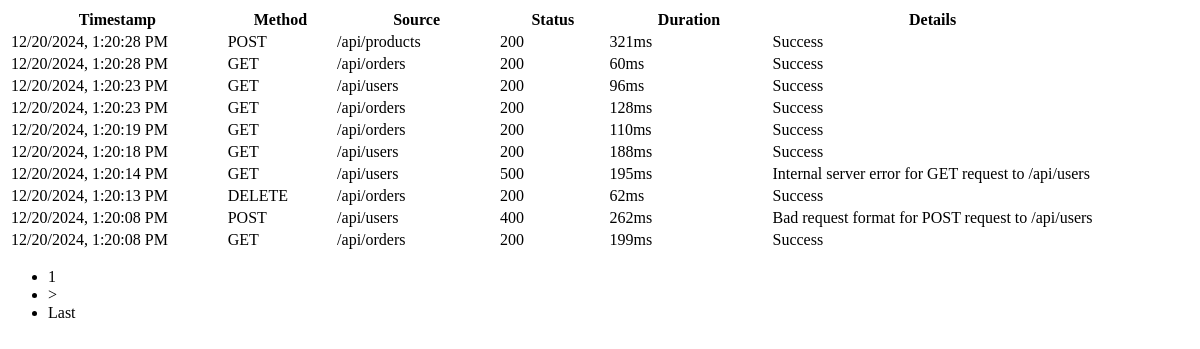
/api/event-rows/, run on an earlier commit of the app's database.
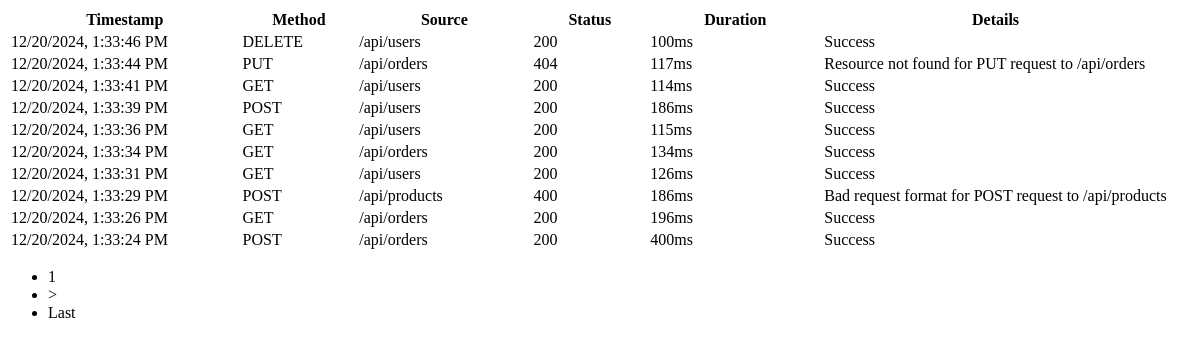
And on a later commit of the database.
### events/models.py (models this page shows, shortened)
class Event(models.Model):
    HTTP_METHODS = ["GET", "POST", "PUT", "DELETE"]
    method = models.CharField(
        max_length=10,
        choices=[(m, m) for m in HTTP_METHODS],
        help_text="HTTP method used for the request",
    )
    source = models.CharField(
        max_length=100,
    )
    timestamp = models.DateTimeField(auto_now_add=True)
    duration_ms = models.IntegerField()
    status_code = models.IntegerField()
    request_id = models.UUIDField(
        default=uuid.uuid4, unique=True, help_text="Unique identifier for the request"
    )
    metadata = models.JSONField(default=dict)
    class Meta:
        ordering = ["-timestamp"]
        indexes = [
            models.Index(fields=["-timestamp"]),
            models.Index(fields=["status_code"]),
            models.Index(fields=["method"]),
        ]

### events/views.py (the view)
# urls.py: path('api/event-rows/', views.table_rows, name='table_rows'),
def table_rows(request):
    page_number = request.GET.get("page", 1)
    paginator = Paginator(Event.objects.all().order_by("-timestamp"), 10)
    events = paginator.get_page(page_number)
    return render(request, "dashboard/table/base.html", {"events": events})

### events/templates/dashboard/table/base.html (shortened to what this page needs)
<div class="card-body table-responsive">
    <table class="table table-hover">
        <thead>
            <tr>
                <th style="width: 20%">Timestamp</th>
                <th style="width: 10%">Method</th>
                <th style="width: 15%">Source</th>
                <th style="width: 10%">Status</th>
                <th style="width: 15%">Duration</th>
                <th style="width: 30%">Details</th>
            </tr>
        </thead>
        <tbody>
            {% for event in events %}
            <tr>
                <td style="width: 20%">{{ event.timestamp|date:"m/d/Y, g:i:s A" }}</td>
                <td style="width: 10%">{{ event.method }}</td>
                <td style="width: 15%">{{ event.source }}</td>
                <td style="width: 10%">{{ event.status_code }}</td>
                <td style="width: 15%">{{ event.duration_ms }}ms</td>
                <td style="width: 30%">
                    {% if event.status_code >= 400 %}
                        {{ event.metadata.error_message }}
                    {% else %}
                        Success
                    {% endif %}
                </td>
            </tr>
            {% endfor %}
        </tbody>
    </table>
    {% if events %}
    <nav aria-label="Event list navigation">
        <ul class="pagination justify-content-center m-0">
            <li class="page-item active" aria-current="page">
                <a class="page-link">{{ events.number }}</a>
            </li>
            {% if events.has_next %}
            <li class="page-item">
                <a class="page-link"
                   hx-get="{% url 'table_rows' %}?page={{ events.next_page_number }}"
                   hx-target="#event-table-container"
                   aria-label="Next">
                    &gt;
                </a>
            </li>
            <li class="page-item">
                <a class="page-link"
                   hx-get="{% url 'table_rows' %}?page={{ events.paginator.num_pages }}"
                   hx-target="#event-table-container"
                   aria-label="Last">
                    Last
                </a>
            </li>
            {% endif %}
        </ul>
    </nav>
    {% endif %}
</div>

What changed in the data, as far as the page shows it:
no longer on this page (row unchanged): Event: timestamp "12/20/2024, 1:20:28 PM", method "POST", source "/api/products", status_code "200", duration_ms "321", shows "Success"
no longer on this page (row unchanged): Event: timestamp "12/20/2024, 1:20:28 PM", method "GET", source "/api/orders", status_code "200", duration_ms "60", shows "Success"
no longer on this page (row unchanged): Event: timestamp "12/20/2024, 1:20:23 PM", method "GET", source "/api/users", status_code "200", duration_ms "96", shows "Success"
no longer on this page (row unchanged): Event: timestamp "12/20/2024, 1:20:23 PM", method "GET", source "/api/orders", status_code "200", duration_ms "128", shows "Success"
no longer on this page (row unchanged): Event: timestamp "12/20/2024, 1:20:19 PM", method "GET", source "/api/orders", status_code "200", duration_ms "110", shows "Success"
no longer on this page (row unchanged): Event: timestamp "12/20/2024, 1:20:18 PM", method "GET", source "/api/users", status_code "200", duration_ms "188", shows "Success"
no longer on this page (row unchanged): Event: timestamp "12/20/2024, 1:20:14 PM", method "GET", source "/api/users", status_code "500", duration_ms "195", metadata.error_message "Internal server error for GET request to /api/users"
no longer on this page (row unchanged): Event: timestamp "12/20/2024, 1:20:13 PM", method "DELETE", source "/api/orders", status_code "200", duration_ms "62", shows "Success"
no longer on this page (row unchanged): Event: timestamp "12/20/2024, 1:20:08 PM", method "POST", source "/api/users", status_code "400", duration_ms "262", metadata.error_message "Bad request format for POST request to /api/users"
no longer on this page (row unchanged): Event: timestamp "12/20/2024, 1:20:08 PM", method "GET", source "/api/orders", status_code "200", duration_ms "199", shows "Success"
added Event: timestamp "12/20/2024, 1:33:46 PM", method "DELETE", source "/api/users", status_code "200", duration_ms "100", shows "Success"
added Event: timestamp "12/20/2024, 1:33:44 PM", method "PUT", source "/api/orders", status_code "404", duration_ms "117", metadata.error_message "Resource not found for PUT request to /api/orders"
added Event: timestamp "12/20/2024, 1:33:41 PM", method "GET", source "/api/users", status_code "200", duration_ms "114", shows "Success"
added Event: timestamp "12/20/2024, 1:33:39 PM", method "POST", source "/api/users", status_code "200", duration_ms "186", shows "Success"
added Event: timestamp "12/20/2024, 1:33:36 PM", method "GET", source "/api/users", status_code "200", duration_ms "115", shows "Success"
added Event: timestamp "12/20/2024, 1:33:34 PM", method "GET", source "/api/orders", status_code "200", duration_ms "134", shows "Success"
added Event: timestamp "12/20/2024, 1:33:31 PM", method "GET", source "/api/users", status_code "200", duration_ms "126", shows "Success"
added Event: timestamp "12/20/2024, 1:33:29 PM", method "POST", source "/api/products", status_code "400", duration_ms "186", metadata.error_message "Bad request format for POST request to /api/products"
added Event: timestamp "12/20/2024, 1:33:26 PM", method "GET", source "/api/orders", status_code "200", duration_ms "196", shows "Success"
added Event: timestamp "12/20/2024, 1:33:24 PM", method "POST", source "/api/orders", status_code "200", duration_ms "400", shows "Success"
